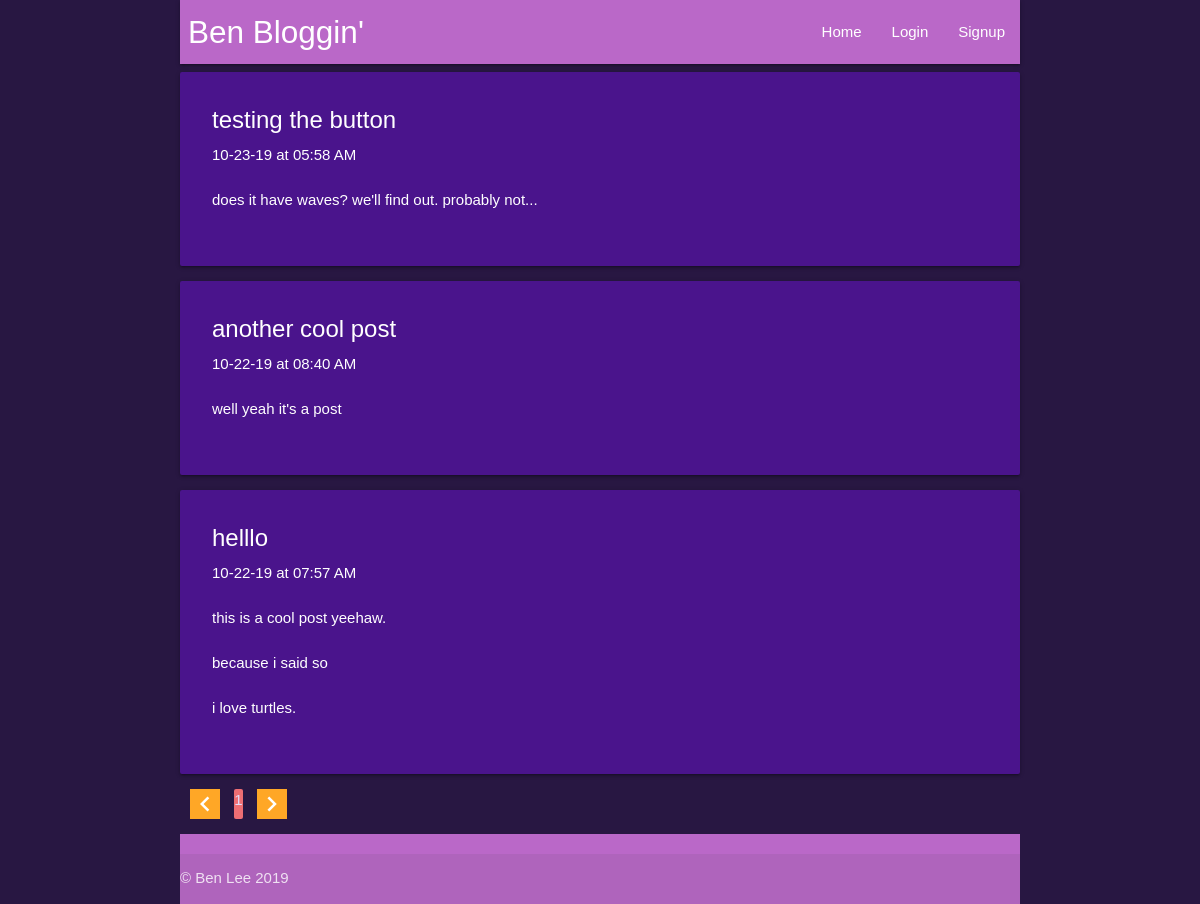
Before: /ben/posts/ with the older database file.
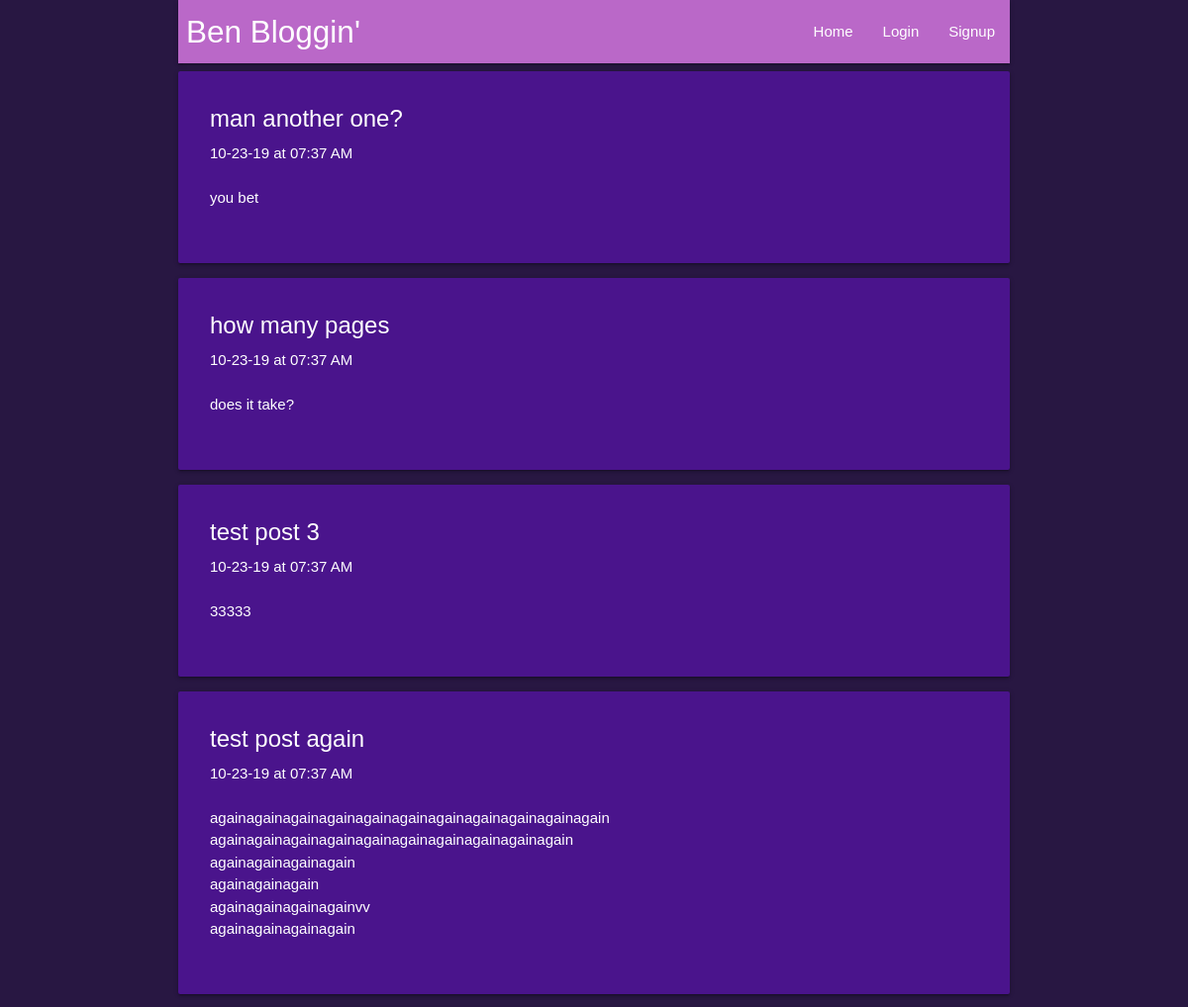
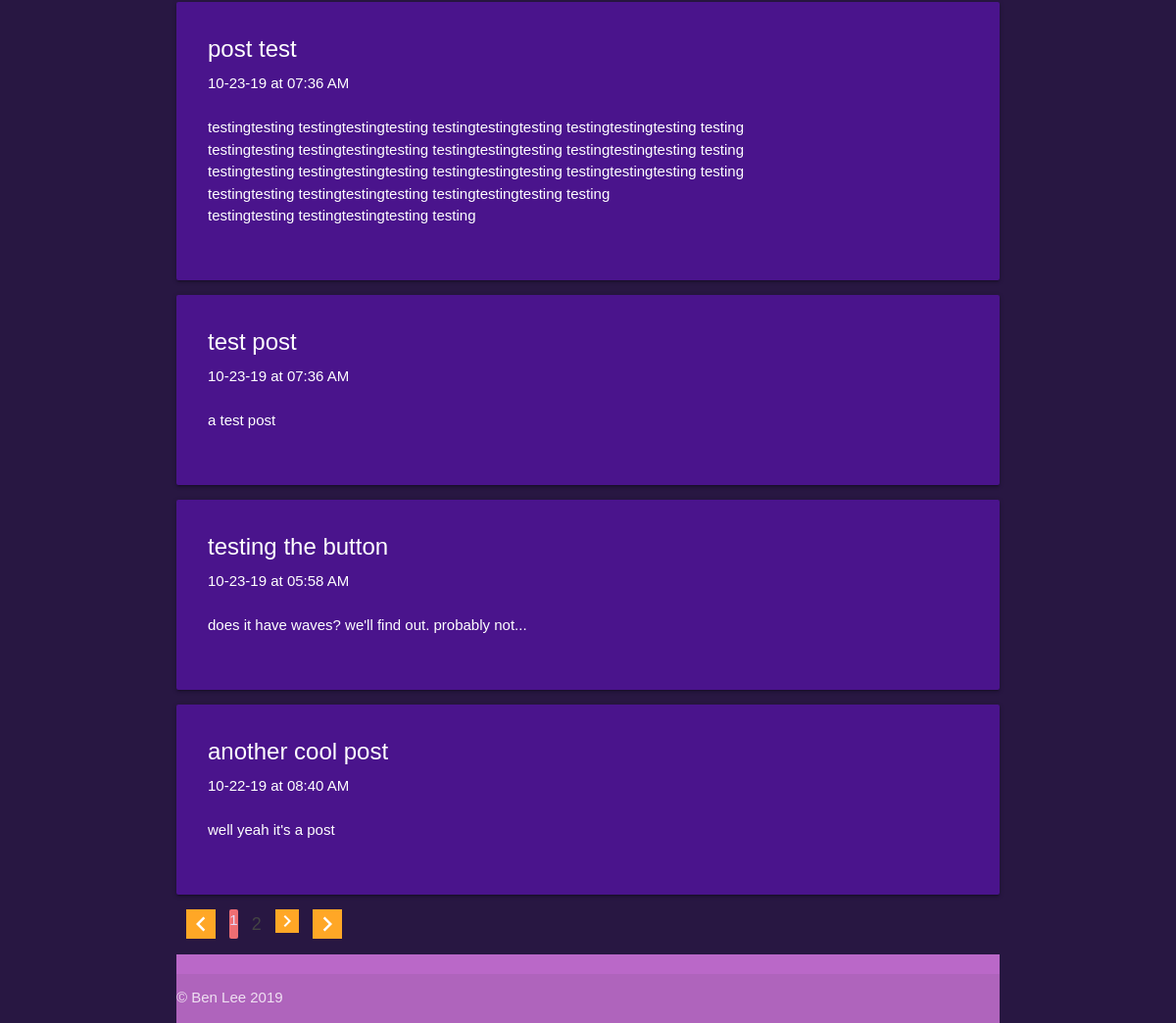
After: the same page with the newer database file (2 pictures, top to bottom).
### posts/models.py (models this page shows)
class Post(models.Model):
        title = models.CharField(max_length=100)
        pub_date = models.DateTimeField('date published', auto_now_add=True)
        body = models.TextField()
        user = models.ForeignKey(User, on_delete=models.CASCADE, null=True)
        def utc_to_local(self, utc_datetime):
	        return utc_datetime.astimezone(tz=None)
        def __str__(self):
	        date = self.utc_to_local(self.pub_date).strftime('%m-%d-%y')
	        time = self.utc_to_local(self.pub_date).strftime('%I:%M %p')
	        return '%s at %s \n\n %s \n\n' % (date, time, self.body)

### posts/views.py (the view)
# urls.py: path('', views.index, name="index"),
def index(request, username):
    try:
    	User.objects.get(username=username)
    except:
        context = {'username': None}
        return render(request, 'posts/index.html', context)
    user = User.objects.get(username=username)
    posts = Post.objects.filter(user=user).order_by('-pub_date')
    paginator = Paginator(posts, 8)
    page = request.GET.get('page')
    try:
        posts = paginator.page(page);
    except PageNotAnInteger:
        posts = paginator.page(1);
    except EmptyPage:
        posts = paginator.page(paginator.num_pages)
    try:
        lastMinusCurrent = paginator.num_pages - posts.number
    except EmptyPage:
        lastMinusCurrent = 1
    try:
        previousPreviousPage = paginator.page(posts.number - 2)
    except EmptyPage:
        previousPreviousPage = 1
    try:
        nextNextPage = paginator.page(posts.number + 2)
    except EmptyPage:
        nextNextPage = 1
    context = {
        'username': user,
        'posts': posts,
        'last_minus_current': lastMinusCurrent,
        'previous_previous_page': previousPreviousPage,
        'next_next_page': nextNextPage
    }
    return render(request, 'posts/index.html', context)

### posts/templates/posts/index.html (shortened to what this page needs)
{% extends 'Blog/base.html' %}
{% load likes_features %}
{% block content %}
{% if username == None %}
	<h1>"Whoa dude, this user doesn't exist!"</h1>
{% else %}
	{% for post in posts %}
	<div class="post card purple darken-4">
		<div class="card-content white-text">
			<div class="card-title">
				<a href={% url 'posts:display-post' username=username post_number=post.id %}>{{ post.title|linebreaksbr }}</a> <br>
			</div>
			{{ post|linebreaksbr }}
		</div>
	</div>
	{% endfor %}
			<ul class='pagination'>
				<li class="waves-effect">
					<a href="?page=1">
						<i class="material-icons orange white-text lighten-1">chevron_left</i>
					</a>
				</li>
				<li class='current active waves-effect'>
					{{ posts.number }}
				</li>
				{% if last_minus_current >= 2  %}
				<li class="waves-effect">
					<a href="?page={{ posts.next_page_number }}">{{ posts.next_page_number }}</a>
				</li>
				<li class="waves-effect">
					<a href="?page={{ next_next_page.number }}">{{ next_next_page.number }}</a>
				</li>
				{% elif last_minus_current == 1 %}
				<li class="waves-effect">
					<a href="?page={{ posts.next_page_number }}">{{ posts.next_page_number }}</a>
				</li>
				{% endif %}
				{% if posts.has_next %}
				<a href="?page={{ posts.next_page_number }}">
					<i class="material-icons orange white-text lighten-1">chevron_right</i>
				</a>
				{% endif %}
				<li class="waves-effect">
					<a href="?page={{ posts.paginator.num_pages }}">
						<i class="material-icons orange white-text lighten-1">chevron_right</i>
					</a>
				</li>
			</ul>
{% endif %}
{% endblock content %}

### templates/Blog/base.html (shortened to what this page needs)
<!DOCTYPE html>
{% load static %}
<html>
<head>
	<link rel="stylesheet" type="text/css" href="{% static 'Blog/site.css' %}" />
	<link rel="stylesheet" type="text/css" href="{% static 'Blog/materialize.css' %}" />
</head>
<body>
	<div class="container">
		<nav>
            <div class="nav-wrapper purple lighten-2">
				<div class="logo-wrapper">
					<div class="brand-logo">Ben Bloggin'</div>
				</div>
				<ul id="nav-mobile" class="right hide-on-med-and-down">
					<li><a href={% url 'home:index' %}>Home</a></li>
					{% if user.is_authenticated %}
					<li><a href={% url 'dashboard:index' %}>Dash</a></li>
					<li><a href={% url 'posts:index' username=user.username %}>Posts</a></li>
					<li><a href={% url 'posts:archive' username=user.username %}>Archive</a></li>
					<li><a href={% url 'logout' %}>Logout</a></li>
					{% else %}
					<li><a href={% url 'login' %}>Login </a></li>
					<li><a href={% url 'signup:index' %}>Signup</a></li>
					{% endif %}
				</ul>
			</div>
		</nav>
	</div>
	<div class="container">
	{% block content %}
	{% endblock content %}
	</div>
	<div class="container">
		<footer class="page-footer purple lighten-2">
			<div class="footer-copyright">© Ben Lee 2019</div>
		</footer>
	</div>
</body>
</html>

### static/Blog/site.css (style rules this page uses)
a:link { text-decoration: none; color: #FFFFFF; }
nav { font-family: Roboto Slab, Arial, Georgia, serif; }
body { color: #E3DAF7; background-color: #281742; font-family: Roboto Slab, Arial, Georgia, serif; }
.logo-wrapper { padding-left: 8px; }
.post { background-color: #472A7D; padding: 8px; margin: 8px 5px; }

Changed rows visible on the page:
no longer on this page (row unchanged): Post: title "helllo", pub_date+body "10-22-19 at 07:57 AM this is a cool post yeehaw. because i said so i love turtles."
added Post: title "man another one?", pub_date+body "10-23-19 at 07:37 AM you bet"
added Post: title "how many pages", pub_date+body "10-23-19 at 07:37 AM does it take?"
added Post: title "test post 3", pub_date+body "10-23-19 at 07:37 AM 33333"
added Post: title "test post again", pub_date+body "10-23-19 at 07:37 AM againagainagainagainagainagainagainagainagainagainagain againagainagainagainagainagainagainagainagainagain againagainagainagain againagainagain againagainagainagainvv againagainagainagain"
added Post: title "post test", pub_date+body "10-23-19 at 07:36 AM testingtesting testingtestingtesting testingtestingtesting testingtestingtesting testing testingtesting testingtestingtesting testingtestingtesting testingtestingtesting testing testingtesting testingtestingtesting testingtestingtesting testingtestingtesting testing testingtesting testingtestingtesting testingtestingtesting testing testingtesting testingtestingtesting testing"
added Post: title "test post", pub_date+body "10-23-19 at 07:36 AM a test post"
Other visible differences:
{{ posts.next_page_number }}: (not shown) → "2"
